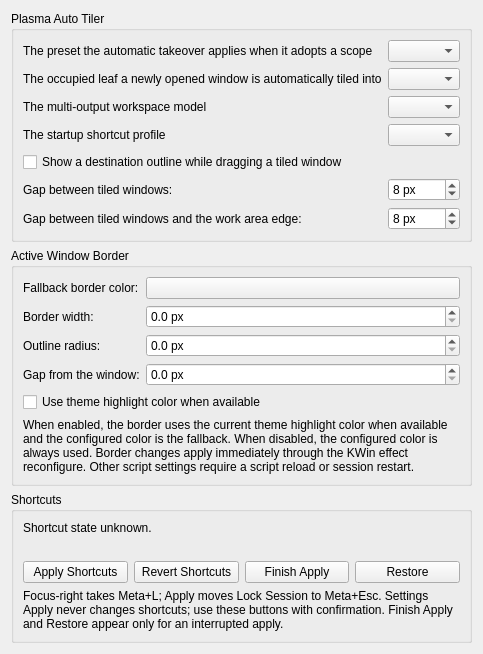
<?xml version="1.0" encoding="UTF-8"?>
<ui version="4.0">
 <class>ActiveBorderConfig</class>
 <widget class="QWidget" name="ActiveBorderConfig">
  <layout class="QVBoxLayout" name="verticalLayout">
   <item>
    <widget class="QGroupBox" name="scriptSettings">
     <property name="title">
      <string>Plasma Auto Tiler</string>
     </property>
     <layout class="QFormLayout" name="scriptFormLayout">
      <item row="0" column="0">
        <widget class="QLabel" name="label_tilingAlgorithm">
         <property name="buddy">
          <cstring>tilingAlgorithmCombo</cstring>
         </property>
        <property name="text">
         <string>The preset the automatic takeover applies when it adopts a scope</string>
        </property>
       </widget>
      </item>
      <item row="0" column="1">
       <widget class="QComboBox" name="tilingAlgorithmCombo"/>
      </item>
      <item row="1" column="0">
        <widget class="QLabel" name="label_automaticSplitTarget">
         <property name="buddy">
          <cstring>automaticSplitTargetCombo</cstring>
         </property>
        <property name="text">
         <string>The occupied leaf a newly opened window is automatically tiled into</string>
        </property>
       </widget>
      </item>
      <item row="1" column="1">
       <widget class="QComboBox" name="automaticSplitTargetCombo"/>
      </item>
      <item row="2" column="0">
        <widget class="QLabel" name="label_workspaceMode">
         <property name="buddy">
          <cstring>workspaceModeCombo</cstring>
         </property>
        <property name="text">
         <string>The multi-output workspace model</string>
        </property>
       </widget>
      </item>
      <item row="2" column="1">
       <widget class="QComboBox" name="workspaceModeCombo"/>
      </item>
      <item row="3" column="0">
        <widget class="QLabel" name="label_shortcutProfile">
         <property name="buddy">
          <cstring>shortcutProfileCombo</cstring>
         </property>
        <property name="text">
         <string>The startup shortcut profile</string>
        </property>
       </widget>
      </item>
       <item row="3" column="1">
        <widget class="QComboBox" name="shortcutProfileCombo"/>
       </item>
       <item row="4" column="0" colspan="2">
       <widget class="QCheckBox" name="dropOutlinePreviewCheckBox">
        <property name="text">
         <string>Show a destination outline while dragging a tiled window</string>
        </property>
       </widget>
      </item>
      <item row="5" column="0">
        <widget class="QLabel" name="label_innerGap">
         <property name="buddy">
          <cstring>innerGapSpinBox</cstring>
         </property>
        <property name="text">
         <string>Gap between tiled windows:</string>
        </property>
       </widget>
      </item>
      <item row="5" column="1">
       <widget class="QSpinBox" name="innerGapSpinBox">
        <property name="minimum">
         <number>0</number>
        </property>
        <property name="maximum">
         <number>64</number>
        </property>
        <property name="value">
         <number>8</number>
        </property>
        <property name="suffix">
         <string> px</string>
        </property>
       </widget>
      </item>
      <item row="6" column="0">
        <widget class="QLabel" name="label_outerGap">
         <property name="buddy">
          <cstring>outerGapSpinBox</cstring>
         </property>
        <property name="text">
         <string>Gap between tiled windows and the work area edge:</string>
        </property>
       </widget>
      </item>
      <item row="6" column="1">
       <widget class="QSpinBox" name="outerGapSpinBox">
        <property name="minimum">
         <number>0</number>
        </property>
        <property name="maximum">
         <number>64</number>
        </property>
        <property name="value">
         <number>8</number>
        </property>
        <property name="suffix">
         <string> px</string>
        </property>
       </widget>
      </item>
     </layout>
    </widget>
   </item>
   <item>
    <widget class="QGroupBox" name="borderSettings">
     <property name="title">
      <string>Active Window Border</string>
     </property>
     <layout class="QFormLayout" name="borderFormLayout">
      <item row="0" column="0">
        <widget class="QLabel" name="label_BorderColor">
         <property name="buddy">
          <cstring>kcfg_BorderColor</cstring>
         </property>
        <property name="text">
         <string>Fallback border color:</string>
        </property>
       </widget>
      </item>
      <item row="0" column="1">
       <widget class="KColorButton" name="kcfg_BorderColor"/>
      </item>
      <item row="1" column="0">
        <widget class="QLabel" name="label_BorderWidth">
         <property name="buddy">
          <cstring>kcfg_BorderWidth</cstring>
         </property>
        <property name="text">
         <string>Border width:</string>
        </property>
       </widget>
      </item>
      <item row="1" column="1">
       <widget class="QDoubleSpinBox" name="kcfg_BorderWidth">
        <property name="suffix">
         <string> px</string>
        </property>
        <property name="decimals">
         <number>1</number>
        </property>
        <property name="maximum">
         <double>32.000000000000000</double>
        </property>
       </widget>
      </item>
      <item row="2" column="0">
        <widget class="QLabel" name="label_BorderRadius">
         <property name="buddy">
          <cstring>kcfg_BorderRadius</cstring>
         </property>
        <property name="text">
         <string>Outline radius:</string>
        </property>
       </widget>
      </item>
      <item row="2" column="1">
       <widget class="QDoubleSpinBox" name="kcfg_BorderRadius">
        <property name="suffix">
         <string> px</string>
        </property>
        <property name="decimals">
         <number>1</number>
        </property>
        <property name="maximum">
         <double>64.000000000000000</double>
        </property>
       </widget>
      </item>
      <item row="3" column="0">
        <widget class="QLabel" name="label_BorderGap">
         <property name="buddy">
          <cstring>kcfg_BorderGap</cstring>
         </property>
        <property name="text">
         <string>Gap from the window:</string>
        </property>
       </widget>
      </item>
      <item row="3" column="1">
       <widget class="QDoubleSpinBox" name="kcfg_BorderGap">
        <property name="suffix">
         <string> px</string>
        </property>
        <property name="decimals">
         <number>1</number>
        </property>
        <property name="maximum">
         <double>64.000000000000000</double>
        </property>
       </widget>
      </item>
       <item row="4" column="0" colspan="2">
        <widget class="QCheckBox" name="kcfg_UseThemeColor">
         <property name="text">
          <string>Use theme highlight color when available</string>
         </property>
        </widget>
       </item>
       <item row="5" column="0" colspan="2">
        <widget class="QLabel" name="borderDescription">
         <property name="text">
             <string>When enabled, the border uses the current theme highlight color when available and the configured color is the fallback. When disabled, the configured color is always used. Border changes apply immediately through the KWin effect reconfigure. Other script settings require a script reload or session restart.</string>
        </property>
        <property name="wordWrap">
         <bool>true</bool>
        </property>
       </widget>
      </item>
   </layout>
     </widget>
    </item>
    <item>
     <widget class="QGroupBox" name="shortcutGroup">
      <property name="title">
       <string>Shortcuts</string>
      </property>
      <layout class="QVBoxLayout" name="shortcutLayout">
       <item>
        <widget class="QLabel" name="shortcutStatusLabel">
         <property name="text">
          <string>Shortcut state unknown.</string>
         </property>
         <property name="wordWrap">
          <bool>true</bool>
         </property>
        </widget>
       </item>
       <item>
        <widget class="QLabel" name="shortcutErrorLabel">
         <property name="text">
          <string></string>
         </property>
         <property name="wordWrap">
          <bool>true</bool>
         </property>
        </widget>
       </item>
       <item>
        <layout class="QHBoxLayout" name="shortcutButtonLayout">
         <item>
          <widget class="QPushButton" name="shortcutApplyButton">
           <property name="text">
            <string>Apply Shortcuts</string>
           </property>
          </widget>
         </item>
         <item>
          <widget class="QPushButton" name="shortcutRevertButton">
           <property name="text">
            <string>Revert Shortcuts</string>
           </property>
          </widget>
         </item>
         <item>
          <widget class="QPushButton" name="shortcutFinishApplyButton">
           <property name="text">
            <string>Finish Apply</string>
           </property>
          </widget>
         </item>
         <item>
          <widget class="QPushButton" name="shortcutRestoreButton">
           <property name="text">
            <string>Restore</string>
           </property>
          </widget>
         </item>
        </layout>
       </item>
       <item>
        <widget class="QLabel" name="shortcutDescription">
         <property name="text">
          <string>Focus-right takes Meta+L; Apply moves Lock Session to Meta+Esc. Settings Apply never changes shortcuts; use these buttons with confirmation. Finish Apply and Restore appear only for an interrupted apply.</string>
         </property>
         <property name="wordWrap">
          <bool>true</bool>
         </property>
        </widget>
       </item>
      </layout>
     </widget>
    </item>
   </layout>
  </widget>
 <customwidgets>
  <customwidget>
   <class>KColorButton</class>
   <extends>QPushButton</extends>
   <header>kcolorbutton.h</header>
  </customwidget>
 </customwidgets>
 <resources/>
 <connections/>
</ui>
